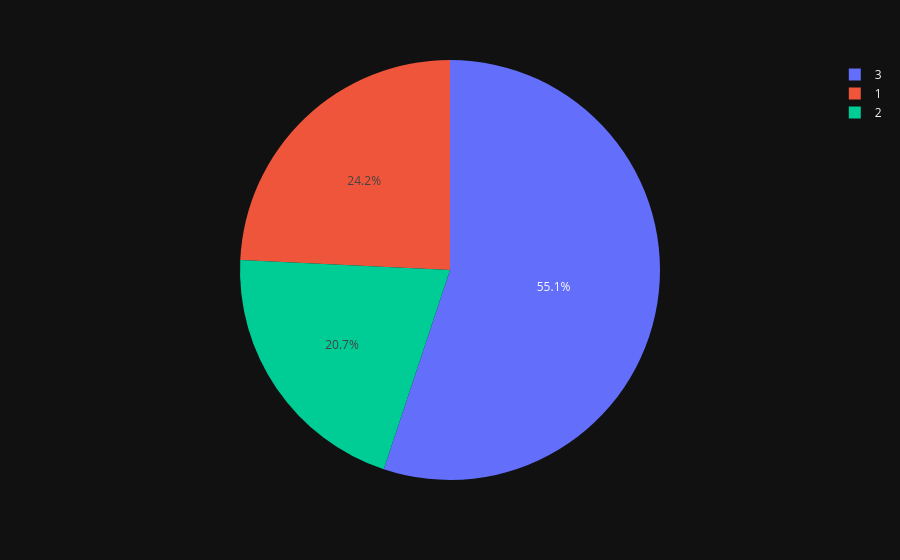

The notebook cell saved with this chart:
### Code cell
nbr_class=data["Pclass"].value_counts().reset_index()
nbr_class.columns=["Pclass", "Count"]
fig=px.pie(nbr_class,values="Count",names="Pclass")
fig.show()

### Figure 1 — Plotly figure (JSON) as saved in the notebook; plotly's stock layout.template omitted (floating-point values rounded to 4 significant figures)
{"data": [{"domain": {"x": [0.0, 1.0], "y": [0.0, 1.0]}, "hovertemplate": "Pclass=%{label}<br>Count=%{value}<extra></extra>", "labels": [3, 1, 2], "legendgroup": "", "name": "", "showlegend": true, "values": [491, 216, 184], "type": "pie"}], "layout": {"legend": {"tracegroupgap": 0}, "margin": {"t": 60}}}
